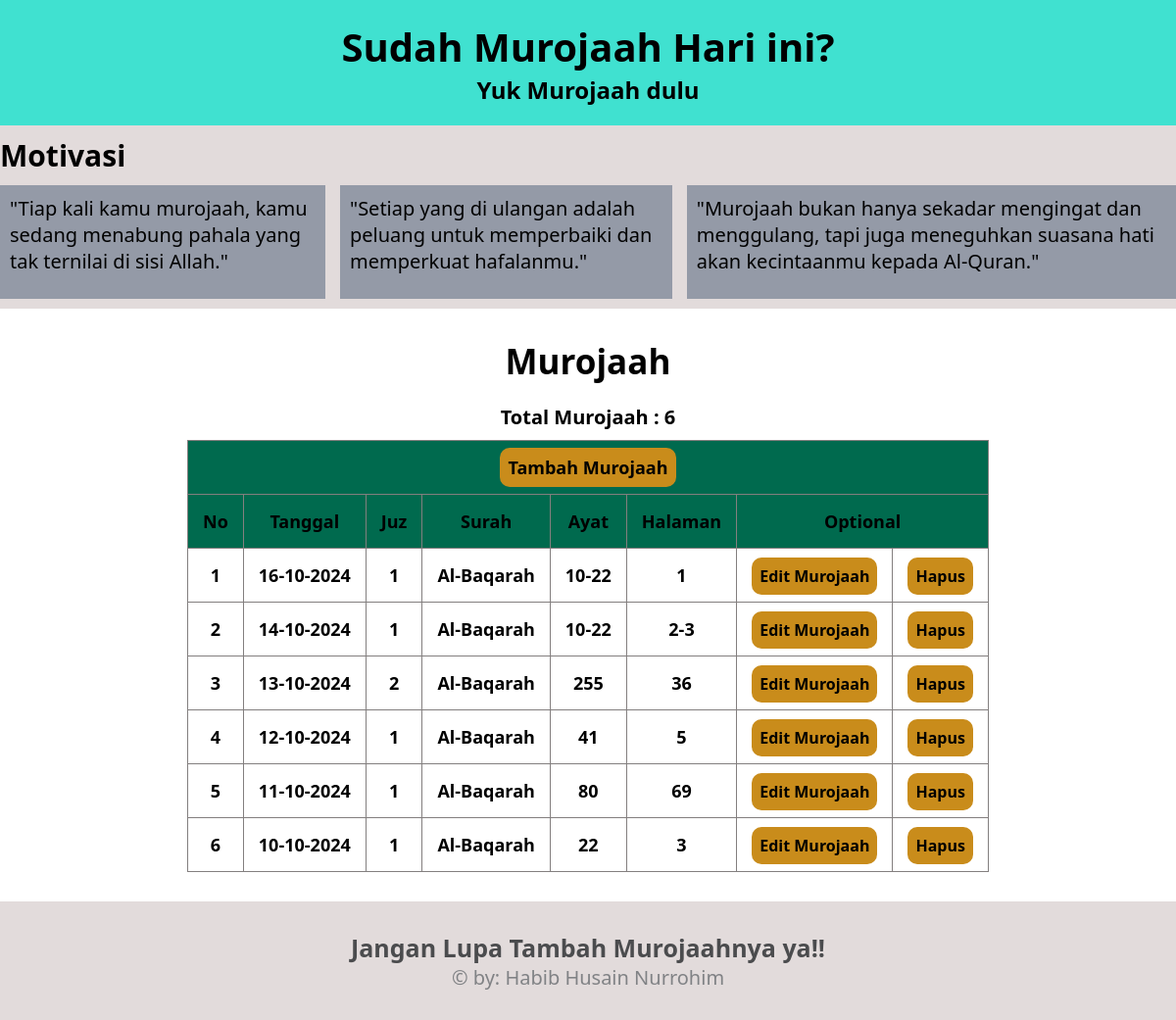
/, run on an earlier commit of the app's database.
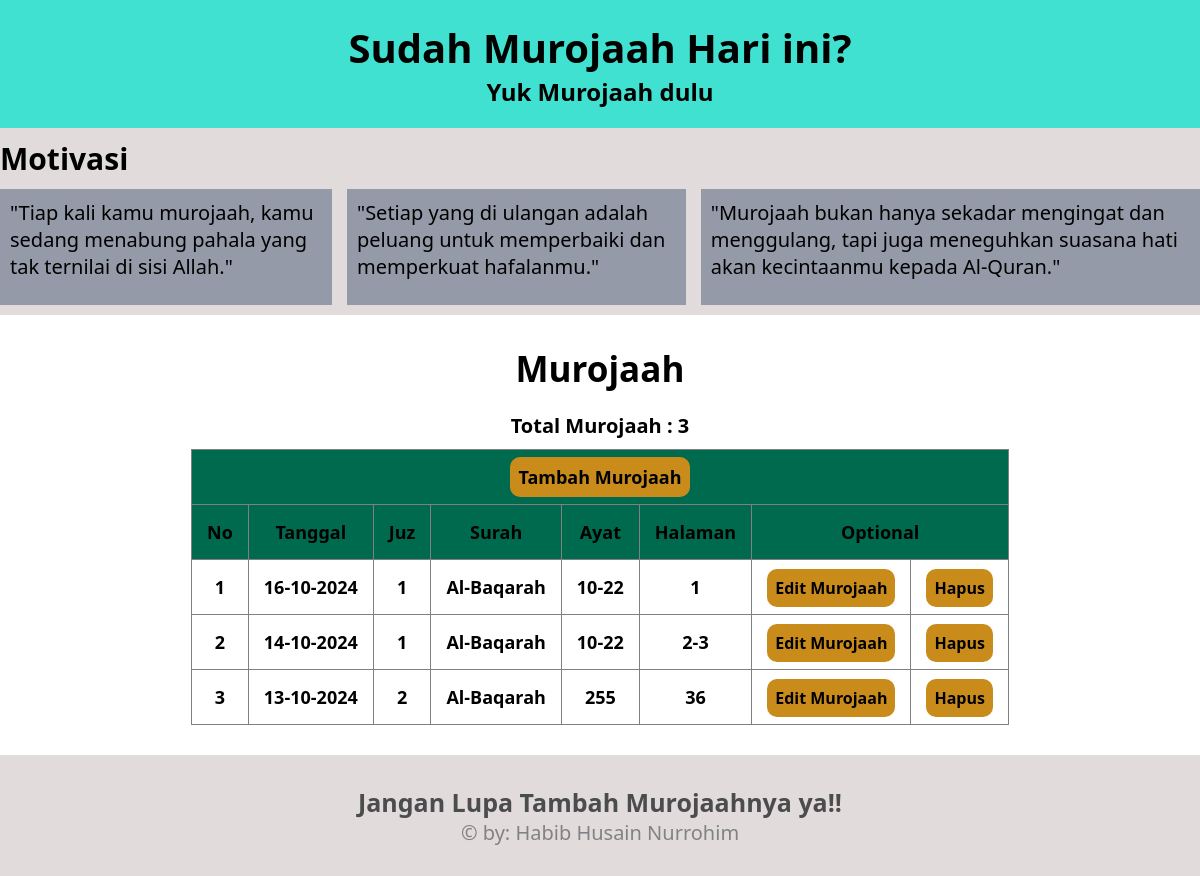
And on a later commit of the database.
### tables this page shows
CREATE TABLE murojaah (id INTEGER PRIMARY KEY AUTOINCREMENT, tanggal TEXT NOT NULL ,juz INTEGER NOT NULL,surah TEXT NOT NULL,ayat TEXT NOT NULL,halaman INTEGER NOT NULL);

### functions.php (called while the page is built, shortened)
<?php
function database() {
    $db= new SQLite3("db/db_murojaah.sqlite");
    return $db;
}
function get_total_murojaah() {
    $db = database();
    $hitung_data_murojaah = "SELECT COUNT(*) FROM murojaah";
    $hitung_murojaah = $db->query($hitung_data_murojaah);
    $hitung = $hitung_murojaah->fetchArray();
    return $hitung[0];
}
function tampil_murojaah() {
    $db = database();
    $tampil_murojaah = "SELECT * FROM murojaah ORDER BY tanggal DESC";
    $result = $db->query($tampil_murojaah);
    $murojaah_list = [];
    while ($row = $result->fetchArray()) {
        $murojaah_list[] = $row;
    }
    return $murojaah_list;
}

### index.php (the view, shortened to what this page needs)
<?php
require "functions.php";
?>
<!DOCTYPE html>
<html lang="en">
<head>
    <link rel="stylesheet" href="css/style.css">
</head>
<body>
    <nav class="navbar">
        <div class="container">
            <div class="navbar-text">
                <h1>Sudah Murojaah Hari ini?</h1>
                <h2>Yuk Murojaah dulu</h2>
            </div>
        </div>
    </nav>
    <section class="content">
            <div class="content-judul">
                <h2>Motivasi</h2>
            </div>
            <div class="container">
                <div class="content-box">
                    <div class="content-boxes">
                            <h3>"Tiap kali kamu murojaah, kamu sedang menabung pahala yang tak ternilai di sisi Allah."</h3>
                    </div>
                    <div class="content-boxes">
                            <h3>"Setiap yang di ulangan adalah peluang untuk memperbaiki dan memperkuat hafalanmu."</h3>
                    </div>
                    <div class="content-boxes">
                            <h3>"Murojaah bukan hanya sekadar mengingat dan menggulang, tapi juga meneguhkan suasana hati akan kecintaanmu kepada Al-Quran."</h3>
                    </div>
                </div>
            </div>
        </section>
    <div class="box">
            <div class="container">
                <div class="boxes">
                                 <h3>Murojaah</h3>
                                <h4>Total Murojaah : <?php echo get_total_murojaah();?></h4>
                    <table>
                        <thead>
                                <th colspan="8"><a href="tambah_murojaah.php">Tambah Murojaah</a></th>
                            <tr>
                                <th>No</th>
                                <th>Tanggal</th>
                                <th>Juz</th>
                                <th>Surah</th>
                                <th>Ayat</th>
                                <th>Halaman</th>
                                <th colspan="2">Optional</th>
                            </tr>
                        </thead>
                        <tbody>
                        <?php
                        $murojaah_list = tampil_murojaah();
                        $no = 1;
                        foreach ($murojaah_list as $row):
                        ?>
                            <tr>
                                <td><?php echo $no;?></td>
                                <td><?php echo date ('d-m-Y',strtotime($row['tanggal']));?></td>
                                <td><?php echo $row['juz'];?></td>
                                <td><?php echo $row['surah'];?></td>
                                <td><?php echo $row['ayat'];?></td>
                                <td><?php echo $row['halaman'];?></td>
                                <td><a href="edit_murojaah.php?id=<?php echo $row['id'];?>">Edit Murojaah</a></td>
                                <td><a href="hapus_murojaah.php?id=<?php echo $row['id'];?>" onclick="return confirm('Yakin Mau Menghapus Murojaah ini ???')">Hapus</a></td>
                            </tr>
                            <?php
                            $no++;
                            endforeach;
                            ?>
                        </tbody>
                    </table>
                </div>
            </div>
        </div>
        <footer class="copy">
            <div class="copy-box">
                <div class="copy-boxes">
                <h3>Jangan Lupa Tambah Murojaahnya ya!!</h3>
                <p>&copy; by: Habib Husain Nurrohim </p>
                </div>
            </div>
        </footer>
</body>
</html>

### css/style.css (style rules this page uses)
* { padding: 0; margin: 0; font-family: system-ui, -apple-system, BlinkMacSystemFont, 'Segoe UI', Roboto, Oxygen, Ubuntu, Cantarell, 'Open Sans', 'Helvetica Neue', sans-serif; }
.container { max-width: 12080px; margin: auto; }
.navbar { background-color: rgb(64, 225, 208); text-align: center; padding: 20px; }
.navbar-text h1 { font-size: 40px; }
.box { left: 0; right: 0; position: relative; padding: 10px 0; }
.boxes { justify-content: center; align-items: center; }
.boxes table { border-collapse: collapse; max-width: 1000px; margin: auto; }
.boxes h3 { text-align: center; font-size: 35px; padding: 20px; }
.boxes h4 { text-align: center; font-size: 20px; margin-bottom: 10px; }
.boxes a { background-color: rgb(201, 140, 27); text-decoration: none; padding: 8px; border-radius: 10px; color: black; }
.boxes td, th { padding: 15px; text-align: center; border: 1px solid rgb(131, 127, 127); font-size: 18px; font-weight: bold; }
.boxes td a { font-size: 16px; }
.boxes th { background-color: rgb(0, 106, 78); }
.content { padding: 10px 0; background-color:#e2dbdb; }
.content-box { display: flex; }
.content-boxes { background-color: #949aa7; padding: 10px; }
.content-judul h2 { font-size: 30px; margin-bottom: 10px; }
.content .content-box .content-boxes:not(:first-child) { margin-left: 15px; }
.content-box h3 { margin-bottom: 15px; font-size: 20px; font-weight: normal; }
.copy { background-color: #e2dbdb; position: relative; left: 0; right: 0; padding: 30px; text-align: center; margin-top: 20px; }
.copy-box { align-items: center; justify-content: center; margin: auto; }
.copy-boxes p { font-size: 20px; font-weight: normal; color: #808285; }
.copy-boxes h3 { text-decoration: none; font-size: 25px; color: #4b4c4e; }

What changed in the data, as far as the page shows it:
removed murojaah: tanggal "12-10-2024", juz "1", surah "Al-Baqarah", ayat "41", halaman "5"
removed murojaah: tanggal "11-10-2024", juz "1", surah "Al-Baqarah", ayat "80", halaman "69"
removed murojaah: tanggal "10-10-2024", juz "1", surah "Al-Baqarah", ayat "22", halaman "3"
Also different on the page:
get_total_murojaah(): "6" → "3"
